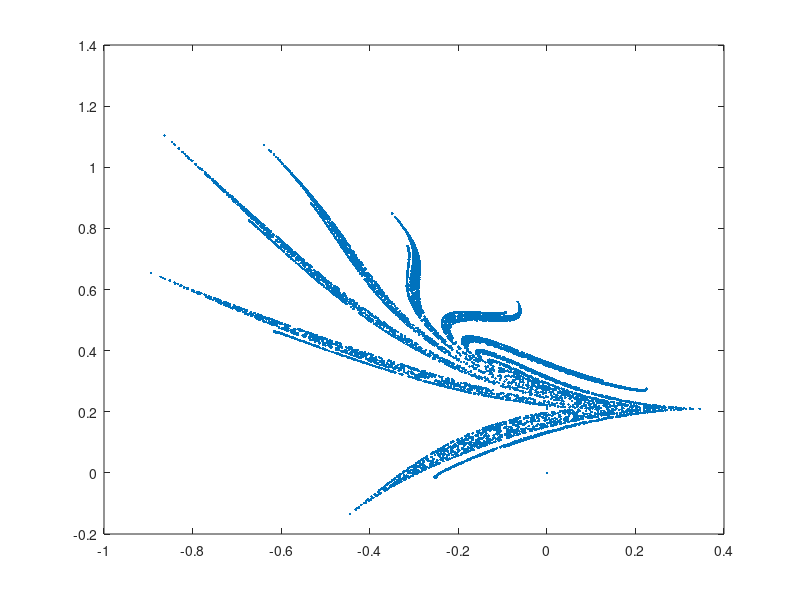

MATLAB code for this plot:
%Essential MATLAB by Hahn and Valentine
%
%Maddie C.......................5/18/16
%A rather beautiful fractal picture can be drawn by plotting the points
%(xk,yk) generated by the following difference equations:
%   x(k+1)=y(k)*(1+sin(0.7*x(k))-1.2*sqrt(|x(k)|),
%   y(k+1)=0.21-x(k),
%starting with xo=yo=0. Write a program to draw the picture (plot
%individual points; do not join them).

x(1)=0;
y(1)=0;
for k=1:10000
    x(k+1)=y(k)*(1+sin(0.7*x(k)))-1.2*sqrt(abs(x(k)));
    y(k+1)=0.21-x(k);
end
plot(x,y,'.')